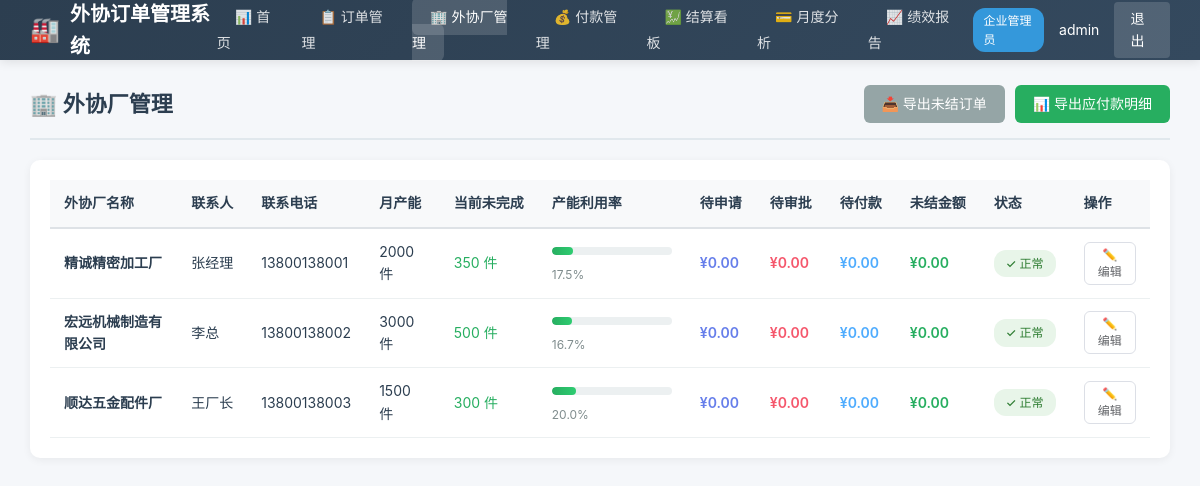
Screenshot of /suppliers (signed in) with the database file from the repository.
### models.py (models this page shows, shortened)
class User(UserMixin, db.Model):
    __tablename__ = 'users'
    id = db.Column(db.Integer, primary_key=True)
    username = db.Column(db.String(80), unique=True, nullable=False)
    password_hash = db.Column(db.String(256), nullable=False)
    role = db.Column(db.String(20), nullable=False)
    supplier_id = db.Column(db.Integer, db.ForeignKey('suppliers.id'), nullable=True)
    created_at = db.Column(db.DateTime, default=datetime.now)
    supplier = db.relationship('Supplier', backref='users', lazy=True)

class Supplier(db.Model):
    __tablename__ = 'suppliers'
    id = db.Column(db.Integer, primary_key=True)
    name = db.Column(db.String(120), unique=True, nullable=False)
    contact = db.Column(db.String(80))
    phone = db.Column(db.String(30))
    address = db.Column(db.String(256))
    monthly_capacity = db.Column(db.Integer, default=1000)
    created_at = db.Column(db.DateTime, default=datetime.now)
    orders = db.relationship('Order', backref='supplier', lazy=True, foreign_keys='Order.supplier_id')
    def get_pending_quantity(self):
        pending = db.session.query(func.sum(Order.quantity)).filter(
            Order.supplier_id == self.id,
            Order.status.in_(['已下单', '已接单', '生产中', '已发货'])
        ).scalar() or 0
        received = db.session.query(func.sum(Receipt.received_quantity)).join(Order).filter(
            Order.supplier_id == self.id,
            Order.status.in_(['已下单', '已接单', '生产中', '已发货', '部分到货', '已到货', '质检中'])
        ).scalar() or 0
        return pending - received
    def get_unsettled_amount(self):
        total = 0
        for o in Order.query.filter(
            Order.supplier_id == self.id,
            Order.status.in_(['质检完成', '已完成'])
        ).all():
            total += o.get_payable_amount()
        paid = db.session.query(func.sum(PaymentRequest.amount)).filter(
            PaymentRequest.supplier_id == self.id,
            PaymentRequest.status == '已付款'
        ).scalar() or 0
        return total - paid
    def get_pending_apply_amount(self):
        total = 0
        for o in Order.query.filter(
            Order.supplier_id == self.id,
            Order.status == '质检完成'
        ).all():
            if not o.payment_requests:
                total += o.get_payable_amount()
        return total
    def get_pending_approve_amount(self):
        return db.session.query(func.sum(PaymentRequest.amount)).filter(
            PaymentRequest.supplier_id == self.id,
            PaymentRequest.status == '待审批'
        ).scalar() or 0
    def get_pending_pay_amount(self):
        return db.session.query(func.sum(PaymentRequest.amount)).filter(
            PaymentRequest.supplier_id == self.id,
            PaymentRequest.status == '已审批'
        ).scalar() or 0

### app.py (the view)
    @app.route('/suppliers')
    @login_required
    @role_required('enterprise')
    def list_suppliers():
        suppliers = Supplier.query.all()
        supplier_stats = []
        for s in suppliers:
            pending = s.get_pending_quantity()
            supplier_stats.append({
                'supplier': s,
                'pending_qty': pending,
                'capacity_ratio': f'{(pending / s.monthly_capacity * 100):.1f}%' if s.monthly_capacity > 0 else 'N/A',
                'overloaded': pending > s.monthly_capacity,
                'pending_apply': s.get_pending_apply_amount(),
                'pending_approve': s.get_pending_approve_amount(),
                'pending_pay': s.get_pending_pay_amount(),
                'unsettled': s.get_unsettled_amount()
            })
        return render_template('suppliers/list.html', supplier_stats=supplier_stats)

### templates/suppliers/list.html (shortened to what this page needs)
{% extends 'base.html' %}
{% block content %}
<div class="page-header">
    <h1>🏢 外协厂管理</h1>
    <div class="actions">
        <a href="{{ url_for('export_unsettled_orders') }}" class="btn btn-secondary">📥 导出未结订单</a>
        <a href="{{ url_for('export_payables') }}" class="btn btn-success">📊 导出应付款明细</a>
    </div>
</div>
<div class="card">
    <div class="table-wrapper">
        <table class="data-table">
            <thead>
                <tr>
                    <th>外协厂名称</th>
                    <th>联系人</th>
                    <th>联系电话</th>
                    <th>月产能</th>
                    <th>当前未完成</th>
                    <th>产能利用率</th>
                    <th>待申请</th>
                    <th>待审批</th>
                    <th>待付款</th>
                    <th>未结金额</th>
                    <th>状态</th>
                    <th>操作</th>
                </tr>
            </thead>
            <tbody>
            {% for item in supplier_stats %}
            {% set s = item.supplier %}
                <tr>
                    <td class="font-bold">{{ s.name }}</td>
                    <td>{{ s.contact or '-' }}</td>
                    <td>{{ s.phone or '-' }}</td>
                    <td>{{ s.monthly_capacity }} 件</td>
                    <td>
                        <span class="{% if item.overloaded %}text-danger font-bold{% else %}text-success{% endif %}">
                            {{ item.pending_qty }} 件
                        </span>
                    </td>
                    <td>
                        <div style="min-width:120px">
                            <div class="rate-bar">
                                {% set ratio = (item.pending_qty / s.monthly_capacity * 100) if s.monthly_capacity > 0 else 0 %}
                                <div class="rate-fill {% if ratio >= 100 %}rate-poor{% elif ratio >= 80 %}rate-medium{% else %}rate-good{% endif %}"
                                     style="width:{{ [ratio, 100]|min }}%"></div>
                            </div>
                            <div class="text-small text-muted mt-10">{{ item.capacity_ratio }}</div>
                        </div>
                    </td>
                    <td class="font-bold" style="color:#667eea">¥{{ '%.2f'|format(item.pending_apply) }}</td>
                    <td class="font-bold" style="color:#f5576c">¥{{ '%.2f'|format(item.pending_approve) }}</td>
                    <td class="font-bold" style="color:#4facfe">¥{{ '%.2f'|format(item.pending_pay) }}</td>
                    <td class="font-bold text-success">¥{{ '%.2f'|format(item.unsettled) }}</td>
                    <td>
                        {% if item.overloaded %}
                        <span class="badge" style="background:#fde8e8;color:#c0392b">⚠️ 产能过载</span>
                        {% else %}
                        <span class="badge badge-completed">✓ 正常</span>
                        {% endif %}
                    </td>
                    <td>
                        <button class="btn btn-outline btn-sm" onclick="editSupplier({{ s.id }}, '{{ s.name }}', '{{ s.contact or '' }}', '{{ s.phone or '' }}', '{{ s.address or '' }}', {{ s.monthly_capacity }})">
                            ✏️ 编辑
                        </button>
                    </td>
                </tr>
            {% endfor %}
            </tbody>
        </table>
    </div>
</div>
{% endblock %}

### templates/base.html (shortened to what this page needs)
<!DOCTYPE html>
<html lang="zh-CN">
<head>
    <link rel="stylesheet" href="{{ url_for('static', filename='style.css') }}">
</head>
<body>
{% if current_user.is_authenticated %}
<nav class="navbar">
    <div class="navbar-brand">
        <span class="logo">🏭</span>
        <span>外协订单管理系统</span>
    </div>
    <ul class="navbar-nav">
        <li><a href="{{ url_for('dashboard') }}" class="{% if request.endpoint == 'dashboard' %}active{% endif %}">📊 首页</a></li>
        <li><a href="{{ url_for('list_orders') }}" class="{% if 'orders' in request.endpoint %}active{% endif %}">📋 订单管理</a></li>
        {% if current_user.role == 'enterprise' %}
        <li><a href="{{ url_for('list_suppliers') }}" class="{% if 'suppliers' in request.endpoint %}active{% endif %}">🏢 外协厂管理</a></li>
        <li><a href="{{ url_for('list_payments') }}" class="{% if 'payments' in request.endpoint %}active{% endif %}">💰 付款管理</a></li>
        <li><a href="{{ url_for('settlement_dashboard') }}" class="{% if 'settlement' in request.endpoint %}active{% endif %}">💹 结算看板</a></li>
        <li><a href="{{ url_for('payment_analysis') }}" class="{% if 'payment_analysis' in request.endpoint %}active{% endif %}">💳 月度分析</a></li>
        <li><a href="{{ url_for('performance_report') }}" class="{% if 'performance' in request.endpoint %}active{% endif %}">📈 绩效报告</a></li>
        {% endif %}
    </ul>
    <div class="navbar-user">
        <span class="user-role {{ current_user.role }}">{{ '企业管理员' if current_user.role == 'enterprise' else '外协厂' }}</span>
        <span>{{ current_user.username }}{% if current_user.supplier %} · {{ current_user.supplier.name }}{% endif %}</span>
        <a href="{{ url_for('logout') }}" class="logout-btn">退出</a>
    </div>
</nav>
<div class="main-container">
    {% block content %}{% endblock %}
</div>
{% else %}
    {% block login_content %}{% endblock %}
{% endif %}
</body>
</html>

### static/style.css (style rules this page uses)
* { margin: 0; padding: 0; box-sizing: border-box; }
body { font-family: -apple-system, BlinkMacSystemFont, "Segoe UI", Roboto, "Helvetica Neue", Arial, sans-serif; background: #f5f7fa; color: #2c3e50; line-height: 1.6; }
a { color: #3498db; text-decoration: none; }
.navbar { background: linear-gradient(135deg, #2c3e50, #34495e); padding: 0 30px; height: 60px; display: flex; align-items: center; justify-content: space-between; box-shadow: 0 2px 10px rgba(0,0,0,0.1); position: sticky; top: 0; z-index: 100; }
.navbar-brand { color: white; font-size: 20px; font-weight: 600; display: flex; align-items: center; gap: 10px; }
.navbar-brand .logo { font-size: 24px; }
.navbar-nav { display: flex; list-style: none; gap: 5px; }
.navbar-nav a { color: rgba(255,255,255,0.85); padding: 10px 18px; border-radius: 6px; transition: all 0.2s; font-size: 14px; }
.navbar-nav a:hover, .navbar-nav a.active { background: rgba(255,255,255,0.15); color: white; text-decoration: none; }
.navbar-user { color: white; display: flex; align-items: center; gap: 15px; font-size: 14px; }
.navbar-user .logout-btn { background: rgba(255,255,255,0.15); color: white; padding: 6px 16px; border-radius: 4px; }
.user-role { background: #3498db; padding: 3px 10px; border-radius: 12px; font-size: 12px; }
.main-container { padding: 25px 30px; max-width: 1600px; margin: 0 auto; }
.page-header { display: flex; justify-content: space-between; align-items: center; margin-bottom: 20px; padding-bottom: 15px; border-bottom: 2px solid #e1e8ed; }
.page-header h1 { font-size: 22px; color: #2c3e50; }
.page-header .actions { display: flex; gap: 10px; }
.card { background: white; border-radius: 10px; box-shadow: 0 2px 8px rgba(0,0,0,0.06); padding: 20px; margin-bottom: 20px; }
.table-wrapper { overflow-x: auto; }
.data-table { width: 100%; border-collapse: collapse; font-size: 14px; }
.data-table th { background: #f8f9fa; padding: 12px 14px; text-align: left; font-weight: 600; color: #2c3e50; border-bottom: 2px solid #dee2e6; white-space: nowrap; }
.data-table td { padding: 12px 14px; border-bottom: 1px solid #ecf0f1; vertical-align: middle; }
.badge { display: inline-block; padding: 4px 12px; border-radius: 12px; font-size: 12px; font-weight: 500; white-space: nowrap; }
.badge-completed { background: #e8f5e9; color: #2e7d32; }
.btn { display: inline-block; padding: 8px 18px; border: none; border-radius: 6px; font-size: 14px; cursor: pointer; transition: all 0.2s; text-decoration: none; font-weight: 500; }
.btn-success { background: #27ae60; color: white; }
.btn-secondary { background: #95a5a6; color: white; }
.btn-sm { padding: 5px 12px; font-size: 12px; }
.btn-outline { background: white; border: 1px solid #dcdfe6; color: #606266; }
.rate-bar { height: 8px; background: #ecf0f1; border-radius: 4px; overflow: hidden; margin-top: 5px; }
.rate-fill { height: 100%; border-radius: 4px; transition: width 0.3s; }
.rate-good { background: linear-gradient(90deg, #27ae60, #2ecc71); }
.text-success { color: #27ae60; }
.text-muted { color: #7f8c8d; }
.text-small { font-size: 12px; }
.font-bold { font-weight: 600; }
.mt-10 { margin-top: 10px; }

### rows the page displays
User: role "企业管理员", username "admin"
Supplier: name "精诚精密加工厂", contact "张经理", phone "13800138001", monthly_capacity "2000"
Supplier: name "宏远机械制造有限公司", contact "李总", phone "13800138002", monthly_capacity "3000"
Supplier: name "顺达五金配件厂", contact "王厂长", phone "13800138003", monthly_capacity "1500"

### other values shown
{{ item.pending_qty }} "350" "500" "300"
{{ item.capacity_ratio }} "17.5%" "16.7%" "20.0%"
{{ '%.2f'|format(item.pending_apply) }} "0.00" "0.00" "0.00"
{{ '%.2f'|format(item.pending_approve) }} "0.00" "0.00" "0.00"
{{ '%.2f'|format(item.pending_pay) }} "0.00" "0.00" "0.00"
{{ '%.2f'|format(item.unsettled) }} "0.00" "0.00" "0.00"
